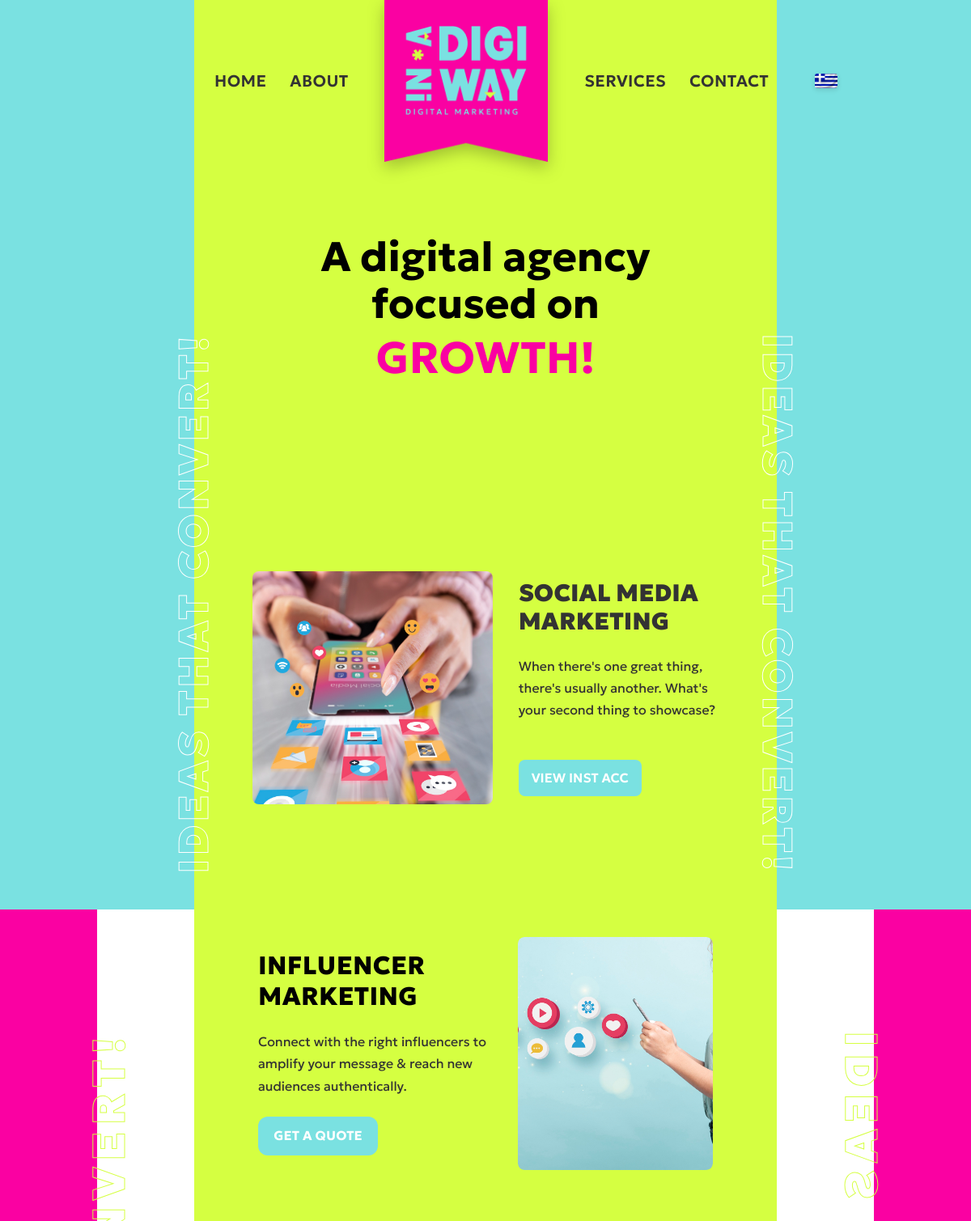
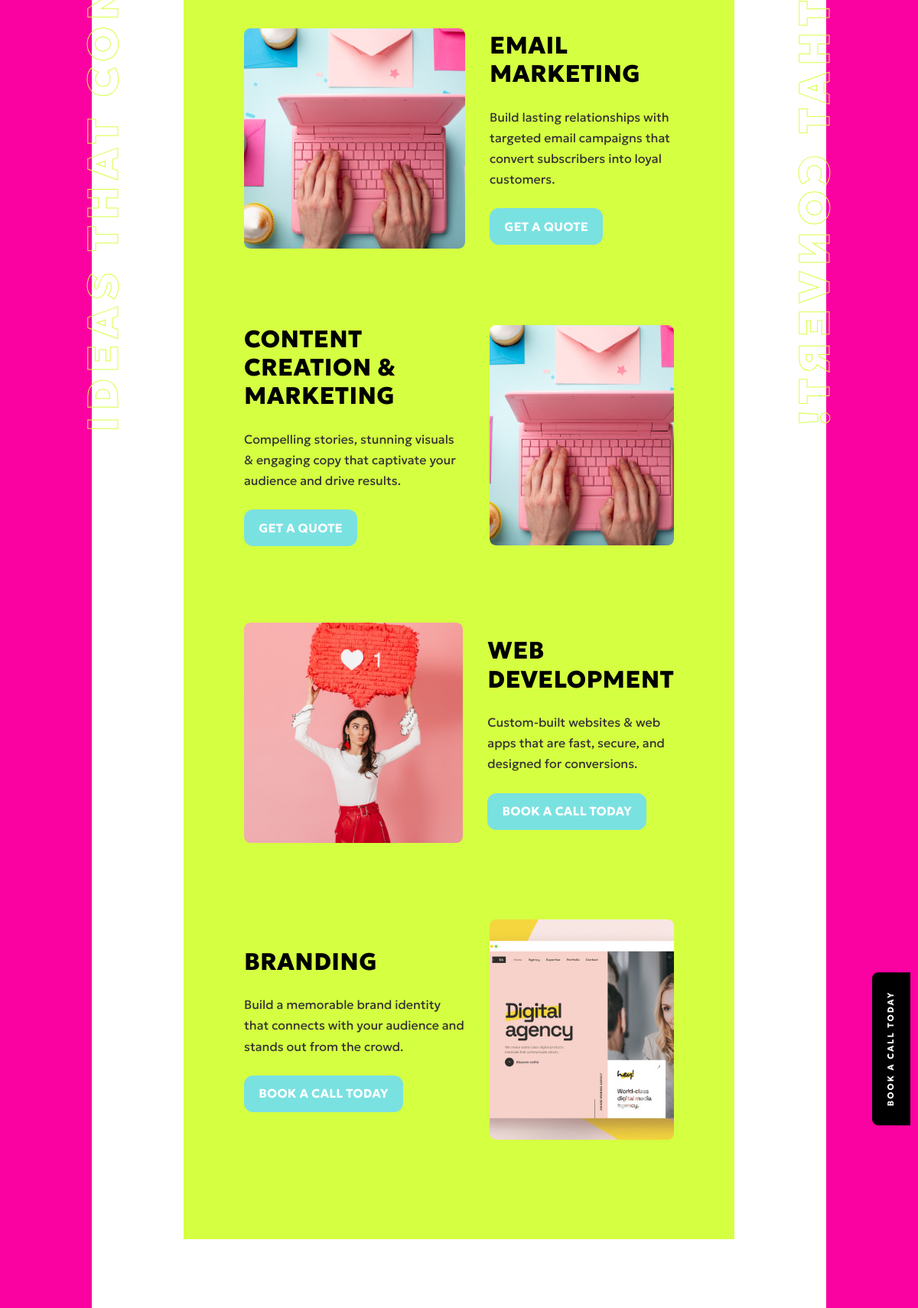
The page / (upper part) on the database its author committed (2 pictures, top to bottom).
### main/models.py (models this page shows, shortened)
class HeroContent(models.Model):
	mega_text_en = models.CharField(max_length=200, default="IDEAS THAT CONVERT!", verbose_name="Mega Text (English)")
	mega_text_el = models.CharField(max_length=200, default="ΙΔΕΕΣ ΠΟΥ ΜΕΤΑΤΡΕΠΟΝΤΑΙ!", verbose_name="Mega Text (Greek)")
	title_part1_line1_en = models.CharField(max_length=100, default="A digital agency", verbose_name="Title Part 1 - Line 1 (EN)")
	title_part1_line1_el = models.CharField(max_length=100, default="Ένα ψηφιακό πρακτορείο", verbose_name="Title Part 1 - Line 1 (EL)")
	title_part1_line2_en = models.CharField(max_length=100, default="focused on", verbose_name="Title Part 1 - Line 2 (EN)")
	title_part1_line2_el = models.CharField(max_length=100, default="που επικεντρώνεται στην", verbose_name="Title Part 1 - Line 2 (EL)")
	title_part2_en = models.CharField(max_length=100, default="GROWTH!", verbose_name="Title Part 2 - Highlight (EN)")
	title_part2_el = models.CharField(max_length=100, default="ΑΝΑΠΤΥΞΗ!", verbose_name="Title Part 2 - Highlight (EL)")
	service_title_en = models.CharField(max_length=200, default="SOCIAL MEDIA MARKETING", verbose_name="Service Title (EN)")
	service_title_el = models.CharField(max_length=200, default="ΜΑΡΚΕΤΙΝΓΚ ΚΟΙΝΩΝΙΚΩΝ ΜΕΣΩΝ", verbose_name="Service Title (EL)")
	service_description_en = models.TextField(default="When there's one great thing, there's usually another. What's your second thing to showcase?", verbose_name="Service Description (EN)")
	service_description_el = models.TextField(default="Όταν υπάρχει ένα υπέροχο πράγμα, συνήθως υπάρχει κι άλλο. Ποιο είναι το δεύτερό σας;", verbose_name="Service Description (EL)")
	service_button_text_en = models.CharField(max_length=100, default="VIEW INST ACC", verbose_name="Service Button (EN)")
	service_button_text_el = models.CharField(max_length=100, default="ΔΕΙΤΕ ΤΟ INST", verbose_name="Service Button (EL)")
	service_button_url = models.URLField(default="https://www.instagram.com/inadigiway", verbose_name="Service Button URL")
	service_image = models.ImageField(upload_to='hero/', blank=True, null=True, verbose_name="Service Image")
	updated_at = models.DateTimeField(auto_now=True)
	class Meta:
		verbose_name = "Hero Section"
		verbose_name_plural = "Hero Section"
	@classmethod
	def get_solo(cls):
		obj = cls.objects.order_by("-updated_at", "-id").first()
		if obj is None:
			obj = cls.objects.create()
		return obj

class Service(models.Model):
	LAYOUT_CHOICES = [
		('left', 'Image Left, Content Right'),
		('right', 'Content Left, Image Right'),
	]
	title_en = models.CharField(max_length=200, verbose_name="Title (English)")
	title_el = models.CharField(max_length=200, verbose_name="Title (Greek)")
	description_en = models.TextField(verbose_name="Description (English)")
	description_el = models.TextField(verbose_name="Description (Greek)")
	image = models.ImageField(upload_to='services/', verbose_name="Service Image")
	layout = models.CharField(max_length=10, choices=LAYOUT_CHOICES, default='right', verbose_name="Layout")
	button_text_en = models.CharField(max_length=100, default="GET A QUOTE", verbose_name="Button Text (EN)")
	button_text_el = models.CharField(max_length=100, default="ΖΗΤΗΣΤΕ ΠΡΟΣΦΟΡΑ", verbose_name="Button Text (EL)")
	button_link = models.CharField(max_length=200, default="#quote", verbose_name="Button Link")
	sort_order = models.PositiveIntegerField(default=0, verbose_name="Sort Order")
	is_active = models.BooleanField(default=True, verbose_name="Active")
	created_at = models.DateTimeField(auto_now_add=True)
	updated_at = models.DateTimeField(auto_now=True)
	class Meta:
		ordering = ('sort_order', '-created_at')
		verbose_name = "Service"
		verbose_name_plural = "Services"

### main/views.py (the view)
# urls.py: 2. Add a URL to urlpatterns:  path('', views.home, name='home')
def home(request):
    return render(request, 'main/home.html')

### main/models.py (called while the page is built)
	@classmethod
	def get_solo(cls):
		obj = cls.objects.exclude(calendly_url="").order_by("-updated_at", "-id").first()
		if obj is None:
			obj = cls.objects.order_by("-updated_at", "-id").first()
		if obj is None:
			obj = cls.objects.create()
		return obj

	@classmethod
	def get_solo(cls):
		obj = cls.objects.order_by("-updated_at", "-id").first()
		if obj is None:
			obj = cls.objects.create()
		return obj

	@classmethod
	def get_solo(cls):
		obj = cls.objects.order_by("-updated_at", "-id").first()
		if obj is None:
			obj = cls.objects.create()
		return obj

	@classmethod
	def get_solo(cls):
		obj = cls.objects.order_by("-updated_at", "-id").first()
		if obj is None:
			obj = cls.objects.create()
		return obj

	@classmethod
	def get_solo(cls):
		obj = cls.objects.order_by("-updated_at", "-id").first()
		if obj is None:
			obj = cls.objects.create()
		return obj

	@classmethod
	def get_solo(cls):
		obj = cls.objects.order_by("-updated_at", "-id").first()
		if obj is None:
			obj = cls.objects.create()
		return obj

	@classmethod
	def get_solo(cls):
		obj = cls.objects.order_by("-updated_at", "-id").first()
		if obj is None:
			obj = cls.objects.create()
		return obj

### main/templatetags/content_tags.py (called while the page is built)
@register.filter(name='in_current_lang')
def in_current_lang(obj, field_name):
	if obj is None:
		return ""
	lang = get_language()
	if lang.startswith('el'):
		lang_suffix = '_el'
	else:
		lang_suffix = '_en'
	field_with_lang = f"{field_name}{lang_suffix}"
	value = getattr(obj, field_with_lang, None)
	if not value:
		fallback_field = f"{field_name}_en"
		value = getattr(obj, fallback_field, "")
	return value

### main/templates/main/home.html (shortened to what this page needs)
{% extends "main/base.html" %}
{% load static %}
{% block content %}
  <div class="home-page">
    {% include "main/partials/_header.html" %}
    {% include "main/partials/_hero.html" %}
    {% include "main/partials/_services_layout.html" %}
    {% include "main/partials/_about.html" %}
  </div>
{% endblock %}

### main/templates/main/base.html (shortened to what this page needs)
{% load static %}
{% load i18n %}
{% get_current_language as LANGUAGE_CODE %}
<!DOCTYPE html>
<html lang="{{ LANGUAGE_CODE }}">
<head>
    <link rel="stylesheet" href="{% static 'css/site.css' %}">
</head>
<body data-calendly-url="{{ calendly_url|default:'' }}">
    {% block content %}{% endblock %}
</body>
</html>

### main/templates/main/partials/_header.html (shortened to what this page needs)
{% load static %}
{% load i18n %}
{% get_current_language as LANGUAGE_CODE %}
<header class="site-header" role="banner">
  <nav class="site-header__nav" role="navigation" aria-label="Main navigation">
    <div class="site-header__container">
      <ul class="site-header__menu site-header__menu--left">
        <li><a href="#home" class="site-header__link site-header__link--active" aria-current="page">{% trans "HOME" %}</a></li>
        <li><a href="#about" class="site-header__link">{% trans "ABOUT" %}</a></li>
      </ul>
      <div class="site-header__logo">
        <a href="/" class="site-header__logo-link">
          <img src="{% static 'images/logo.png' %}" alt="In A Digi Way" class="site-header__logo-img">
        </a>
      </div>
      <ul class="site-header__menu site-header__menu--right">
        <li><a href="#services" class="site-header__link">{% trans "SERVICES" %}</a></li>
        <li><a href="#contact" class="site-header__link">{% trans "CONTACT" %}</a></li>
      </ul>
      <div class="site-header__lang site-header__lang--desktop">
        <form method="post" action="{% url 'set_language' %}" class="lang-switch">
          {% if LANGUAGE_CODE == 'el' %}
            <input type="hidden" name="next" value="{{ request.path }}">
            <input type="hidden" name="language" value="en">
            <button type="submit" class="lang-switch__btn" aria-label="English">
              <img src="{% static 'images/flags/en.png' %}" alt="English" class="lang-switch__flag">
            </button>
          {% else %}
            <button type="submit" class="lang-switch__btn" aria-label="Ελληνικά">
              <img src="{% static 'images/flags/el.png' %}" alt="Ελληνικά" class="lang-switch__flag">
            </button>
          {% endif %}
        </form>
      </div>
    </div>
  </nav>
</header>
<div class="sticky-cta">
  <a href="#book-call" class="sticky-cta__btn" data-calendly-url="{{ calendly_url|default:'' }}">{% trans "BOOK A CALL TODAY" %}</a>
</div>

### main/templates/main/partials/_hero.html (shortened to what this page needs)
{% load static %}
{% load i18n %}
{% load content_tags %}
<section class="hero" id="home" role="region" aria-label="Hero section">
  <div class="hero__bg hero__bg--cyan"></div>
  <div class="hero__mega-text hero__mega-text--left">
    <span class="hero__mega-text-content">{{ hero|in_current_lang:"mega_text" }}</span>
  </div>
  <div class="hero__mega-text hero__mega-text--right">
    <span class="hero__mega-text-content">{{ hero|in_current_lang:"mega_text" }}</span>
  </div>
  <div class="hero__content">
    <h1 class="hero__title">
      <span class="hero__title-normal">{{ hero|in_current_lang:"title_part1_line1" }}<br>{{ hero|in_current_lang:"title_part1_line2" }}</span>
      <span class="hero__title-highlight">{{ hero|in_current_lang:"title_part2" }}</span>
    </h1>
    <div class="hero__service-preview service-showcase service-showcase--left hero__service-preview--hero">
      <div class="service-showcase__image">
        {% if hero.service_image %}
          <img src="{{ hero.service_image.url }}" alt="{{ hero|in_current_lang:"service_title" }}" class="service-showcase__img">
        {% else %}
          <img src="{% static 'images/services/social-media.jpg' %}" alt="Social Media Marketing" class="service-showcase__img">
        {% endif %}
      </div>
      <div class="service-showcase__content">
        <h3 class="service-showcase__title">{{ hero|in_current_lang:"service_title" }}</h3>
        <p class="service-showcase__description">{{ hero|in_current_lang:"service_description" }}</p>
        <div class="service-showcase__actions">
          <a href="{{ hero.service_button_url }}" class="service-showcase__btn service-showcase__btn--primary">{{ hero|in_current_lang:"service_button_text" }}</a>
        </div>
      </div>
    </div>
  </div>
</section>

### main/templates/main/partials/_services_layout.html
{% load i18n %}
{% load static %}
{% load content_tags %}
<section class="services-layout" id="services" role="region" aria-label="Services showcase">
  <div class="services-layout__mega-text services-layout__mega-text--left">
    <span class="services-layout__mega-text-content">{{ services_content|in_current_lang:"mega_text" }}</span>
  </div>
  <div class="services-layout__mega-text services-layout__mega-text--right">
    <span class="services-layout__mega-text-content">{{ services_content|in_current_lang:"mega_text" }}</span>
  </div>
  <div class="services-layout__container">
    {% for service in services %}
    <article id="service-{{ service.id }}" class="service-showcase service-showcase--{{ service.layout }}">
      {% if service.layout == 'left' %}
        <div class="service-showcase__image">
          {% if service.image %}
            <img src="{{ service.image.url }}" alt="{{ service|in_current_lang:"title" }}" class="service-showcase__img">
          {% else %}
            <img src="{% static 'images/demo-images/demo-digital-agency.jpg' %}" alt="{{ service|in_current_lang:"title" }}" class="service-showcase__img">
          {% endif %}
        </div>
        <div class="service-showcase__content">
          <h3 class="service-showcase__title">{{ service|in_current_lang:"title" }}</h3>
          <p class="service-showcase__description">{{ service|in_current_lang:"description" }}</p>
          <div class="service-showcase__actions">
            <a href="{{ service.button_link }}" {% if service.button_link == '#quote' %}data-open-quote{% endif %} class="service-showcase__btn service-showcase__btn--primary">{{ service|in_current_lang:"button_text" }}</a>
          </div>
        </div>
      {% else %}
        <div class="service-showcase__content">
          <h3 class="service-showcase__title">{{ service|in_current_lang:"title" }}</h3>
          <p class="service-showcase__description">{{ service|in_current_lang:"description" }}</p>
          <div class="service-showcase__actions">
            <a href="{{ service.button_link }}" {% if service.button_link == '#quote' %}data-open-quote{% endif %} class="service-showcase__btn service-showcase__btn--primary">{{ service|in_current_lang:"button_text" }}</a>
          </div>
        </div>
        <div class="service-showcase__image">
          {% if service.image %}
            <img src="{{ service.image.url }}" alt="{{ service|in_current_lang:"title" }}" class="service-showcase__img">
          {% else %}
            <img src="{% static 'images/demo-images/demo-digital-agency.jpg' %}" alt="{{ service|in_current_lang:"title" }}" class="service-showcase__img">
          {% endif %}
        </div>
      {% endif %}
    </article>
    {% endfor %}
  </div>
</section>

### main/templates/main/partials/_about.html (shortened to what this page needs)
{% load static %}
{% load i18n %}
{% load content_tags %}
<section class="about" id="about" role="region" aria-label="About section">
  <div class="about__content">
  </div>
</section>

### main/templates/main/partials/_happy_clients.html (shortened to what this page needs)
{% load i18n %}

### main/templates/main/partials/_contact.html (shortened to what this page needs)
{% load static %}
{% load i18n %}
{% load content_tags %}

### main/templates/main/partials/_footer.html (shortened to what this page needs)
{% load static %}
{% load i18n %}
{% load content_tags %}

### rows shown on the page
HeroContent: title_part1_line1_en "A digital agency", title_part1_line2_en "focused on", title_part2_en "GROWTH!", service_image (picture), service_title_en "SOCIAL MEDIA MARKETING", service_description_en "When there's one great thing, there's usually another. What's your second thing to showcase?", service_button_text_en "VIEW INST ACC"
Service: title_en "INFLUENCER MARKETING", description_en "Connect with the right influencers to amplify your message & reach new audiences authentically.", button_text_en "GET A QUOTE", image (picture)
Service: image (picture), title_en "EMAIL MARKETING", description_en "Build lasting relationships with targeted email campaigns that convert subscribers into loyal customers.", button_text_en "GET A QUOTE"
Service: title_en "CONTENT CREATION & MARKETING", description_en "Compelling stories, stunning visuals & engaging copy that captivate your audience and drive results.", button_text_en "GET A QUOTE", image (picture)
Service: image (picture), title_en "WEB DEVELOPMENT", description_en "Custom-built websites & web apps that are fast, secure, and designed for conversions.", button_text_en "BOOK A CALL TODAY"
Service: title_en "BRANDING", description_en "Build a memorable brand identity that connects with your audience and stands out from the crowd.", button_text_en "BOOK A CALL TODAY", image (picture)
